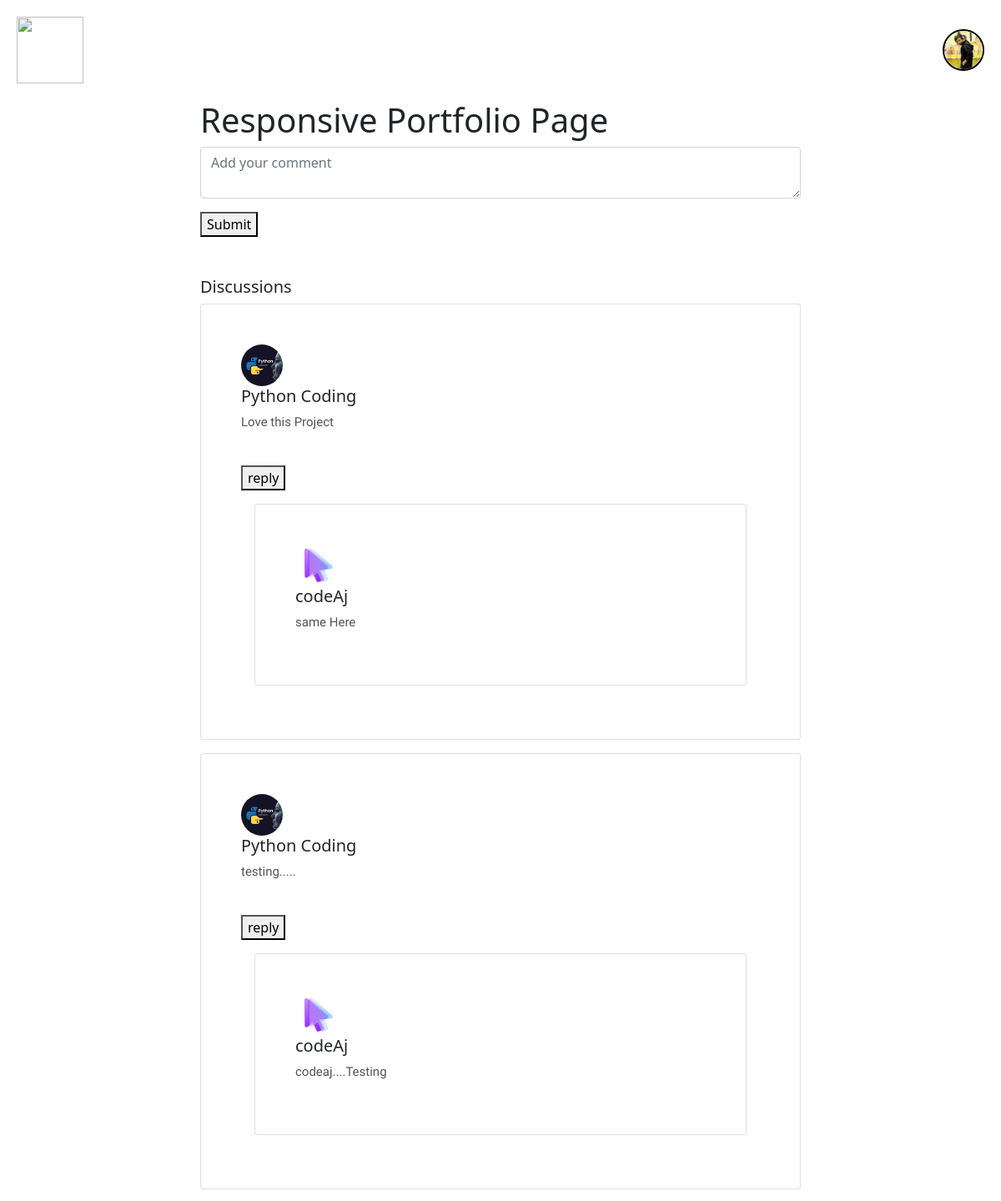
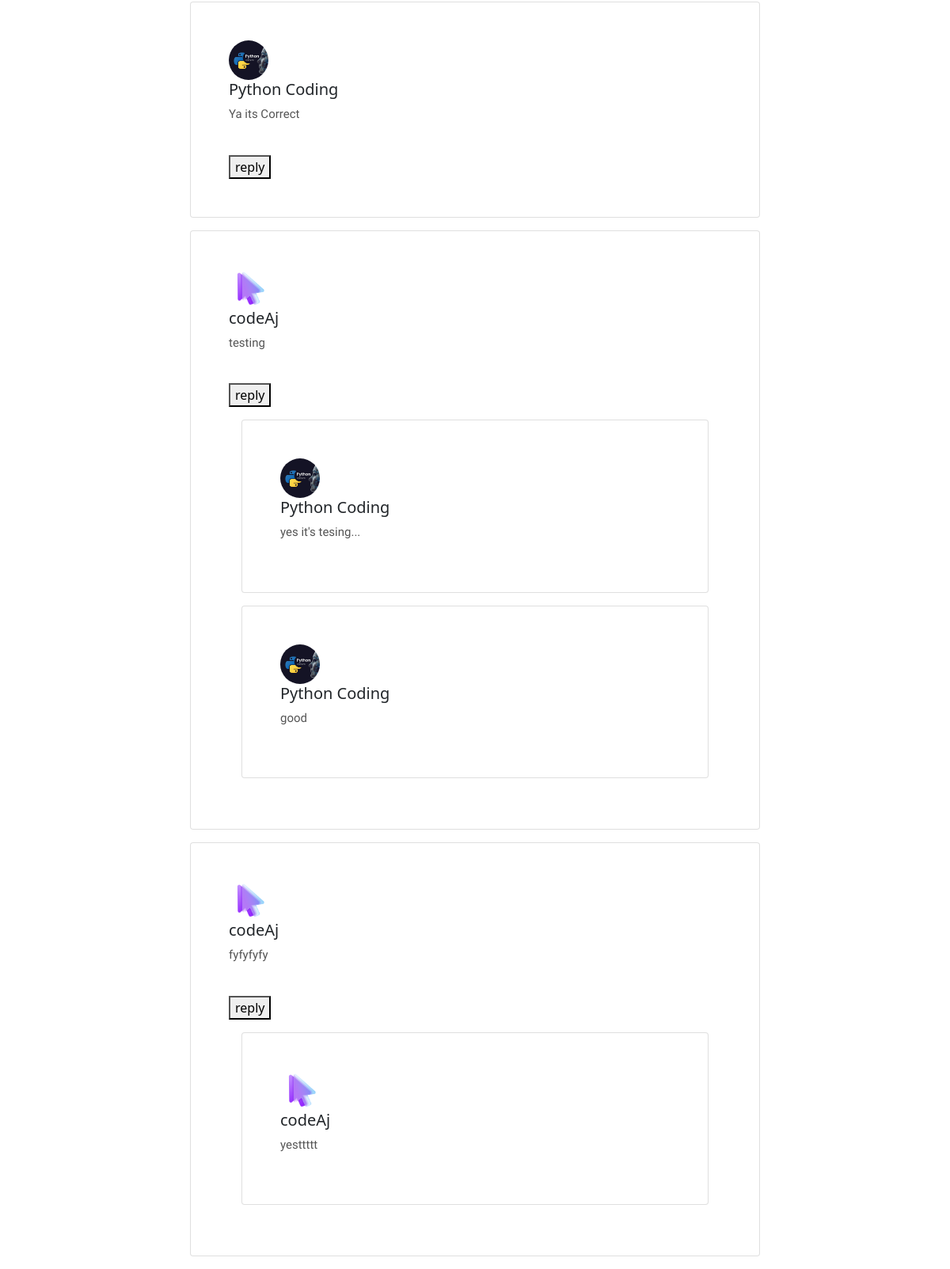
Screenshot of /discussions/responsive-portfolio-page/ (signed in) with the database file from the repository (2 pictures, top to bottom).
### accounts/models.py (models this page shows, shortened)
class Student(AbstractBaseUser, PermissionsMixin):
    email = models.EmailField(unique=True)
    name = models.CharField(max_length=255)
    profile_pic = models.ImageField(upload_to='profile_pics/', null=True, blank=True)
    phone_no = models.CharField(max_length=15, null=True, blank=True)
    whatsapp_no = models.CharField(max_length=15, null=True, blank=True)
    college = models.CharField(max_length=255, null=True, blank=True)
    domain = models.ForeignKey(Domain, on_delete=models.SET_NULL, null=True, blank=True)
    assignment1 = models.ForeignKey(Assignment, on_delete=models.SET_NULL, null=True, blank=True, related_name='assignment1')
    assignment2 = models.ForeignKey(Assignment, on_delete=models.SET_NULL, null=True, blank=True, related_name='assignment2')
    assignment3 = models.ForeignKey(Assignment, on_delete=models.SET_NULL, null=True, blank=True, related_name='assignment3')
    level_choices_student = [(0, 'Not Started'), (1, 'Level 1'), (2, 'Level 2'), (3, 'Level 3'), (4, 'pending'), (5, 'Certificate Level')]
    level_student = models.IntegerField(choices=level_choices_student, default=0)
    otp = models.IntegerField(null=True, blank=True)
    is_active = models.BooleanField(default=True)
    is_staff = models.BooleanField(default=False)
    date_joined = models.DateTimeField(default=timezone.now)
    objects = StudentManager()
    USERNAME_FIELD = 'email'
    REQUIRED_FIELDS = ['name']

class Assignment(models.Model):
    domain = models.ForeignKey(Domain, on_delete=models.SET_NULL, null=True, blank=True)
    assignment_question = models.CharField(max_length=255)
    assignment_description = models.TextField(null=True, blank=True)
    assignment_requirements = models.TextField(null=True, blank=True)
    assignment_banner = models.ImageField(upload_to='assignment_banners/', null=True, blank=True)
    assignment_banner1 = models.ImageField(upload_to='assignment_banners1/', null=True, blank=True)
    level_choices = [(1, 'Level 1'), (2, 'Level 2'), (3, 'Level 3')]
    level = models.IntegerField(choices=level_choices, default=0)
    referral_link1 = models.URLField(max_length=255, null=True, blank=True)
    referral_link2 = models.URLField(max_length=255, null=True, blank=True)
    slug = models.CharField(null=True, blank=True, max_length=100)

### discussions/models.py (models this page shows)
class Discussions(models.Model):
    assignment = models.ForeignKey(Assignment, on_delete=models.SET_NULL, null=True, blank=True)
    student = models.ForeignKey(Student, on_delete=models.SET_NULL, null=True, blank=True)
    comment = models.TextField(null=True, blank=True)

class discussionReply(models.Model):
    discuss = models.ForeignKey(Discussions, on_delete=models.SET_NULL, null=True, blank=True)
    student = models.ForeignKey(Student, on_delete=models.SET_NULL, null=True, blank=True)
    comment = models.TextField(null=True, blank=True)

### discussions/views.py (the view, shortened to what this page needs)
# urls.py: path('<slug:slug>/', views.Discussion, name='discussion'),
def Discussion(request, slug):
    ass = get_object_or_404(Assignment, slug=slug)
    stu = get_object_or_404(Student, id=request.user.id)
    discussion  = Discussions.objects.all()
    discussionreply  = discussionReply.objects.all()
    return render(request, 'discussion.html', {'assignment': ass, 'discuss' : discussion, "disrep":discussionreply })

### accounts/models.py (called while the page is built)
    def __str__(self):
        return self.domain_name

### templates/discussion.html (shortened to what this page needs)
{% extends 'login.html' %}
{% load static %}
{% block content %}
<br><br><br><br><br>
<div class="container111">
  <h1>{{assignment.assignment_question}}</h1>
  <form id="discussionForm" method="post">
    <textarea class="form-control mb-3" id="commentInput" placeholder="Add your comment" name="comment"></textarea>
    <button type="submit" name="commentNow">Submit</button>
  </form>
  <h5 class="mt-5">Discussions</h5>
  {% for i in discuss %}
    <div class="card mb-3">
      <div class="p-5">
        <img class="profile_pic_comment" src="{{i.student.profile_pic.url}}">
        <h5>{{i.student.name}}</h5>
        <p class="commenttt">{{i.comment}}</p>
        <br>
        <button type="button"  class="commentreplybutton">reply</button>
        {% for j in disrep %}
        {% if j.discuss.id == i.id %}
          <div class="card m-3">
            <div class="p-5">
              <img class="profile_pic_comment" src="{{j.student.profile_pic.url}}">
              <h5>{{j.student.name}}</h5>
              <p class="commenttt">{{j.comment}}</p>
            </div>
          </div>
        {% endif %}
        {% endfor %}
      </div>
    </div>
  {% endfor %}
</div>
{% endblock %}

### templates/login.html (shortened to what this page needs)
{% load static %}
<!DOCTYPE html>
<html lang="en">
<head>
    <link href="https://cdn.jsdelivr.net/npm/bootstrap@5.0.2/dist/css/bootstrap.min.css" rel="stylesheet">
    <link rel="stylesheet" href="https://cdnjs.cloudflare.com/ajax/libs/font-awesome/6.5.1/css/all.min.css" />
    <link rel="stylesheet" href="https://cdnjs.cloudflare.com/ajax/libs/animate.css/4.1.1/animate.min.css" />
</head>
<body>
    <div class="navigation">
        <div class="mainlogo">
            <a href="/dashboard/">
                <img id="logoimage" class="logo-image" src="https://www.codeajay.in/static/codeaj1.png">
            </a>
            <div class="bbx">
                {% if user.email %}
                    {% if user.profile_pic %}
                        <a href="{% url 'profile' %}">
                        <img id="profileimg" class="profile-image" src="{{user.profile_pic.url}}"  >
                                </a>
                    {% else %}
                        <a href="{% url 'profile' %}">
                            <img id="profileimg" class="profile-image" src="https://t4.ftcdn.net/jpg/01/07/43/45/360_F_107434511_iarF2z88c6Ds6AlgtwotHSAktWCdYOn7.jpg"  >
                    </a>
                    {% endif %}
                {% endif %}
            </div>
        </div>
    </div>
    {% block content %}{% endblock %}
</body>
</html>

### templates/login.html (style rules this page uses)
p { color: #545454; font-size: 15px; font-family: "Platypi", serif; font-optical-sizing: auto; }
a { text-decoration: none; }
.navigation { position:fixed; width: 100%; }
.mainlogo { display: flex; flex-wrap: wrap; justify-content: space-between; }
.mainlogo .logo-image { width : 80px; height : 80px; margin: 20px; }
.mainlogo .profile-image { width : 50px; height : 50px; border-radius: 50%; border : 2px solid black; margin: 20px; margin-top:35px; }
a { color :rgb(0, 0, 0); font-weight : 700; text-decoration: none; }
body { background-color: #ffffff; background-position: center; background-repeat: no-repeat; background-size:cover; }
.navigation { z-index: 9999999999; }

### templates/discussion.html (style rules this page uses)
.profile_pic_comment { border-radius: 50%; width: 50px; height: 50px; }
.container111 { padding-left: 20%; padding-right: 20%; }

### rows the page displays
Student: profile_pic (picture)
Assignment: assignment_question "Responsive Portfolio Page"
Discussions: student.profile_pic (picture), student.name "Python Coding", comment "Love this Project"
discussionReply: student.profile_pic (picture), student.name "codeAj", comment "same Here"
Discussions: student.profile_pic (picture), student.name "Python Coding", comment "testing....."
discussionReply: student.profile_pic (picture), student.name "codeAj", comment "codeaj....Testing"
Discussions: student.profile_pic (picture), student.name "Python Coding", comment "Ya its Correct"
Discussions: student.profile_pic (picture), student.name "codeAj", comment "testing"
discussionReply: student.profile_pic (picture), student.name "Python Coding", comment "yes it's tesing..."
discussionReply: student.profile_pic (picture), student.name "Python Coding", comment "good"
Discussions: student.profile_pic (picture), student.name "codeAj", comment "fyfyfyfy"
discussionReply: student.profile_pic (picture), student.name "codeAj", comment "yesttttt"
